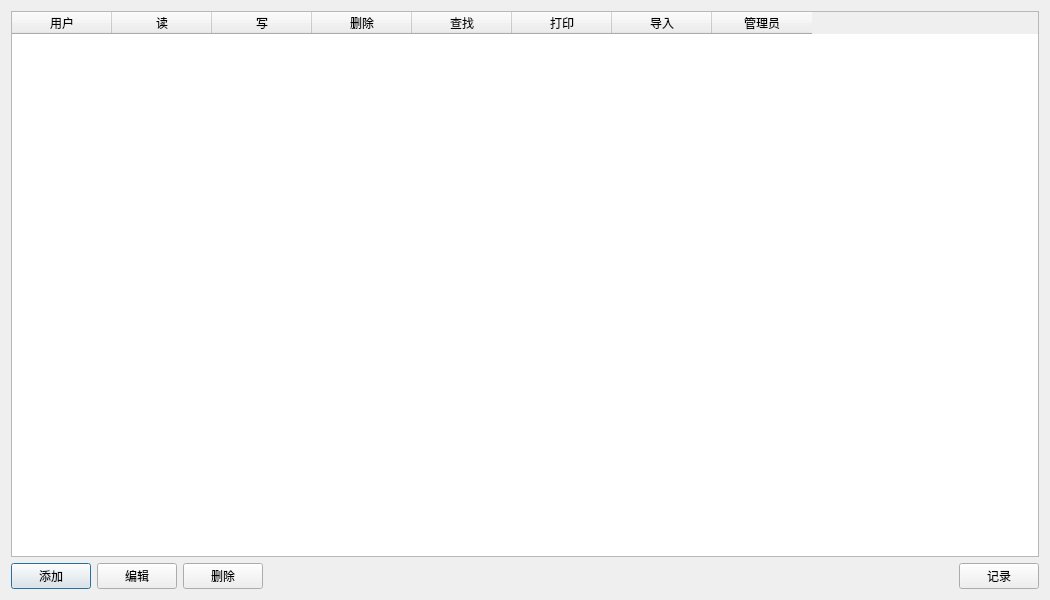
<?xml version="1.0" encoding="UTF-8"?>
<ui version="4.0">
 <class>UserControl</class>
 <widget class="QDialog" name="UserControl">
  <property name="geometry">
   <rect>
    <x>0</x>
    <y>0</y>
    <width>1050</width>
    <height>600</height>
   </rect>
  </property>
  <property name="minimumSize">
   <size>
    <width>1050</width>
    <height>600</height>
   </size>
  </property>
  <property name="maximumSize">
   <size>
    <width>1050</width>
    <height>600</height>
   </size>
  </property>
  <property name="windowTitle">
   <string>Dialog</string>
  </property>
  <layout class="QVBoxLayout" name="verticalLayout">
   <item>
    <widget class="QTableWidget" name="tableWidget">
     <property name="minimumSize">
      <size>
       <width>0</width>
       <height>0</height>
      </size>
     </property>
     <property name="maximumSize">
      <size>
       <width>16777215</width>
       <height>16777215</height>
      </size>
     </property>
     <property name="editTriggers">
      <set>QAbstractItemView::NoEditTriggers</set>
     </property>
     <column>
      <property name="text">
       <string>用户</string>
      </property>
     </column>
     <column>
      <property name="text">
       <string>读</string>
      </property>
     </column>
     <column>
      <property name="text">
       <string>写</string>
      </property>
     </column>
     <column>
      <property name="text">
       <string>删除</string>
      </property>
     </column>
     <column>
      <property name="text">
       <string>查找</string>
      </property>
     </column>
     <column>
      <property name="text">
       <string>打印</string>
      </property>
     </column>
     <column>
      <property name="text">
       <string>导入</string>
      </property>
     </column>
     <column>
      <property name="text">
       <string>管理员</string>
      </property>
     </column>
    </widget>
   </item>
   <item>
    <layout class="QHBoxLayout" name="horizontalLayout_5">
     <item>
      <widget class="QPushButton" name="pushButton_add">
       <property name="text">
        <string>添加</string>
       </property>
      </widget>
     </item>
     <item>
      <widget class="QPushButton" name="pushButton_edit">
       <property name="text">
        <string>编辑</string>
       </property>
      </widget>
     </item>
     <item>
      <widget class="QPushButton" name="pushButton_delete">
       <property name="text">
        <string>删除</string>
       </property>
      </widget>
     </item>
     <item>
      <spacer name="horizontalSpacer_3">
       <property name="orientation">
        <enum>Qt::Horizontal</enum>
       </property>
       <property name="sizeHint" stdset="0">
        <size>
         <width>40</width>
         <height>20</height>
        </size>
       </property>
      </spacer>
     </item>
     <item>
      <widget class="QPushButton" name="pushButton_registry">
       <property name="text">
        <string>记录</string>
       </property>
      </widget>
     </item>
    </layout>
   </item>
  </layout>
 </widget>
 <resources/>
 <connections/>
</ui>
